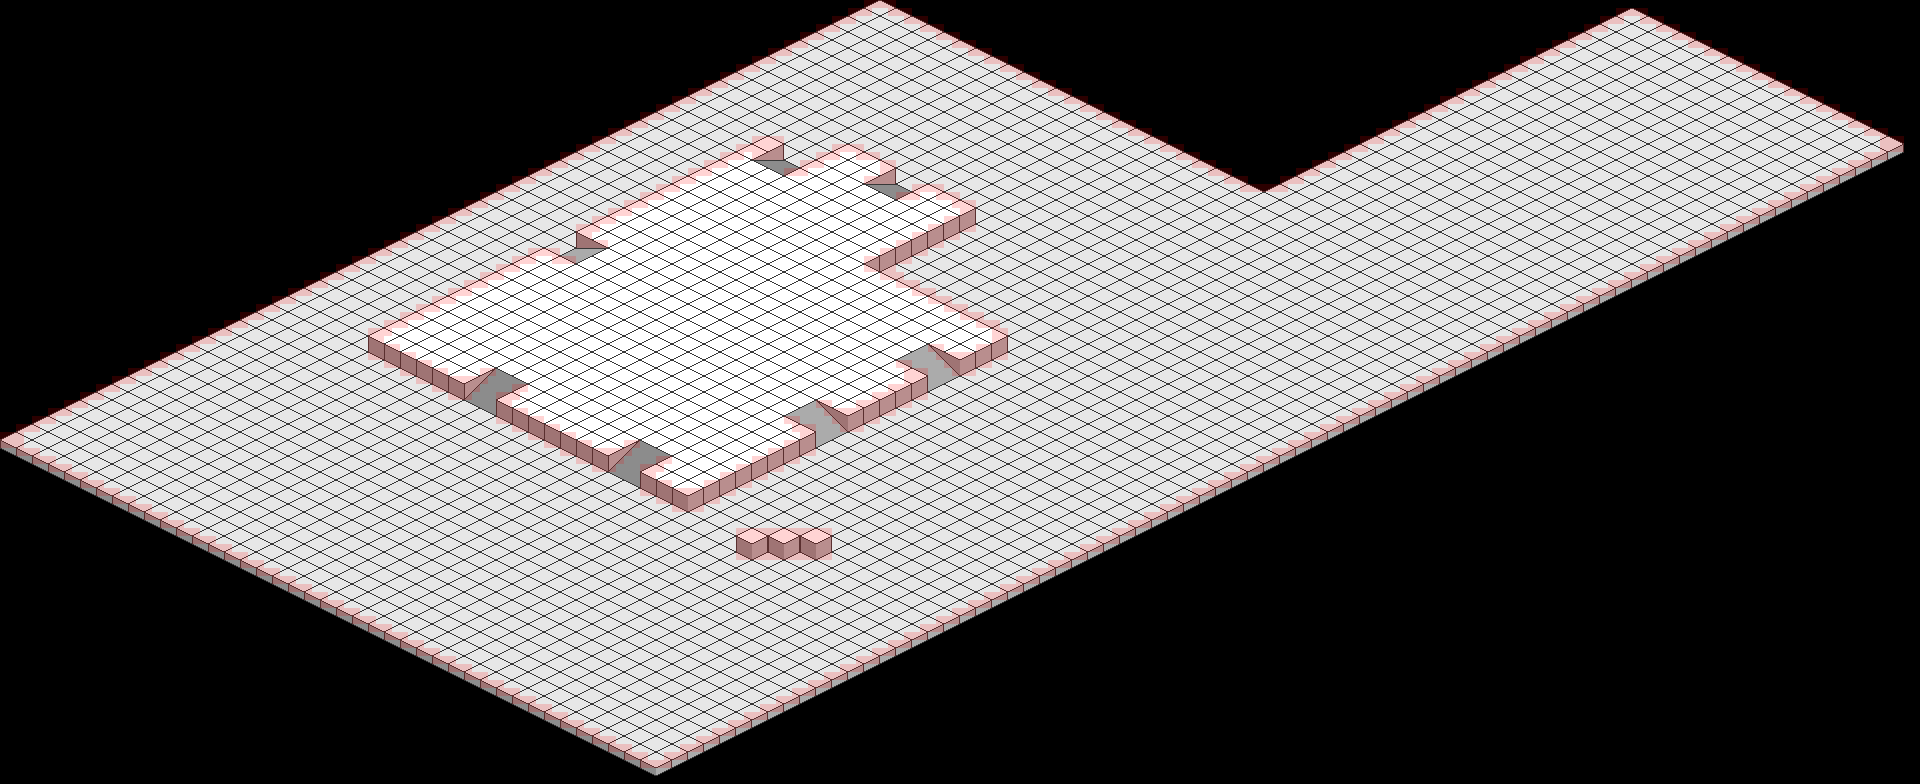

Rendered tile map (Tiled .tmx) drawn with the repository's tilesets; below, a short description and the map source with its tile grids summarised:
An orthogonal 240x98 tile map with 8x8 px tiles, 7 tile layers (Underground, Level 0 (Low Ground), Level 1, Level 2 (Ground), ...), 2 tilesets.

<map version="1.10" tiledversion="1.10.2" orientation="orthogonal" renderorder="right-down" width="240" height="98" tilewidth="8" tileheight="8" infinite="0" nextlayerid="14" nextobjectid="1">
 <tileset firstgid="1" source="tileset-0.tsx" />
 <tileset firstgid="1025" source="tileset-1.tsx" />
 <layer id="2" name="Underground" width="240" height="98">
  <properties>
   <property name="is_obstacle" type="bool" value="true" />
  </properties>
  <data>[23520 cells, 476 non-empty, 8 distinct tile ids]</data>
 </layer>
 <layer id="1" name="Level 0 (Low Ground)" width="240" height="98">
  <properties>
   <property name="level" type="int" value="0" />
  </properties>
  <data>[23520 cells, 10822 non-empty, 16 distinct tile ids]</data>
 </layer>
 <layer id="4" name="Level 1" width="240" height="98">
  <properties>
   <property name="level" type="int" value="1" />
  </properties>
  <data>[23520 cells, 508 non-empty, 140 distinct tile ids]</data>
 </layer>
 <layer id="5" name="Level 2 (Ground)" width="240" height="98">
  <properties>
   <property name="level" type="int" value="2" />
  </properties>
  <data>[23520 cells, 1918 non-empty, 20 distinct tile ids]</data>
 </layer>
 <layer id="9" name="Level 3" width="240" height="98">
  <properties>
   <property name="level" type="int" value="3" />
  </properties>
  <data>[23520 cells, 0 non-empty, 0 distinct tile ids]</data>
 </layer>
 <layer id="10" name="Level 4 (High Ground)" width="240" height="98">
  <properties>
   <property name="level" type="int" value="4" />
  </properties>
  <data>[23520 cells, 0 non-empty, 0 distinct tile ids]</data>
 </layer>
 <layer id="7" name="Obstacles" width="240" height="98" opacity="0.17">
  <data>[23520 cells, 1191 non-empty, 1 distinct tile ids]</data>
 </layer>
</map>
